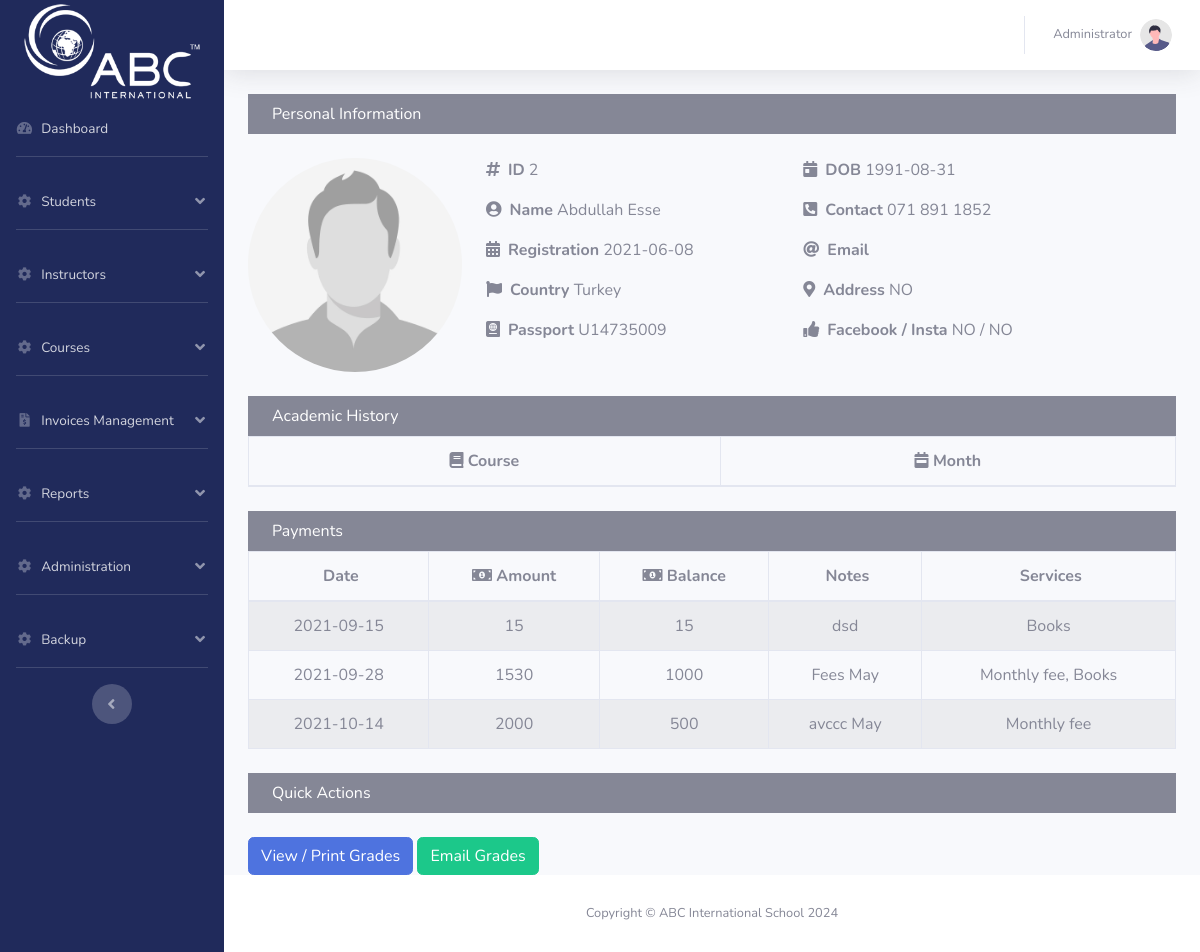
Screenshot of /admin_student_profile_page.php?id=2 with the database file from the repository.
### tables this page shows
CREATE TABLE `master_registration_list` (
  `id` int(255) NOT NULL,
  `student_id` varchar(1000) DEFAULT NULL,
  `student_name` varchar(1000) DEFAULT NULL,
  `registration_date` date DEFAULT NULL,
  `start_date` date NOT NULL,
  `country` varchar(1000) DEFAULT NULL,
  `passport_no` varchar(1000) DEFAULT NULL,
  `dob` date DEFAULT NULL,
  `phone_no` varchar(1000) DEFAULT NULL,
  `email` varchar(1000) DEFAULT NULL,
  `email2` text NOT NULL,
  `registration_invoice_no` varchar(1000) DEFAULT NULL,
  `guardian_contact` varchar(1000) NOT NULL,
  `address_S_A` varchar(1000) NOT NULL,
  `facebook` varchar(1000) NOT NULL,
  `insta` varchar(1000) NOT NULL,
  `pic` varchar(1000) NOT NULL DEFAULT 'default.jpg'
);

CREATE TABLE `payments` (
  `Database_Invoice_No` int(11) NOT NULL,
  `Customer` varchar(100) DEFAULT NULL,
  `email` varchar(100) DEFAULT NULL,
  `Invoice_Date` date DEFAULT NULL,
  `Terms_of_Payment` varchar(100) DEFAULT NULL,
  `eft_date` date DEFAULT NULL,
  `eft_reference` varchar(100) DEFAULT NULL,
  `ABC_Receipt_book` int(11) DEFAULT NULL,
  `ProductService_Description` varchar(100) DEFAULT NULL,
  `Notes` varchar(100) DEFAULT NULL,
  `Amount` int(11) DEFAULT NULL,
  `c_name` varchar(200) NOT NULL,
  `c_email` varchar(200) NOT NULL,
  `Course` varchar(100) DEFAULT NULL,
  `Teacher` varchar(100) DEFAULT NULL,
  `Tranlations_no_of_pages` varchar(100) DEFAULT NULL,
  `mnth` varchar(100) DEFAULT NULL,
  `lang` varchar(100) DEFAULT NULL,
  `userSelection` varchar(100) DEFAULT NULL,
  `Balance` int(11) DEFAULT NULL,
  `date_time` timestamp NOT NULL DEFAULT CURRENT_TIMESTAMP ON UPDATE CURRENT_TIMESTAMP
);

### admin_student_profile_page.php (the view, shortened to what this page needs)
<?php
$id = $pageID = $_GET["id"];
$sql = "SELECT *  FROM master_registration_list WHERE id = $id";
$res = mysqli_query($con, $sql);
$student = mysqli_fetch_array($res);
$student_name = $student["student_name"];
?>
<!DOCTYPE html>
<html lang="en">
<?php
require 'parts/head.php';
?>
<body id="page-top">
    <div id="wrapper">
        <?php require 'parts/side_bar.php'; ?>
        <div id="content-wrapper" class="d-flex flex-column">
            <div id="content">
                <?php require 'parts/top_bar.php'; ?>
                <div class="container-fluid">
                    <div class="my-4 py-2 px-4 bg-secondary text-white">
                        Personal Information
                    </div>
                        <div class="row">
                            <div class="col-md-3">
                                <img src="img/students/<?php echo $student["pic"]; ?>" class="img-fluid rounded-pill" alt="" style="max-height: 220px;">
                            </div>
                            <div class="col-md-4">
                                <p>
                                    <span class="mr-2 fas fa-hashtag"></span><b>ID</b>
                                    <?php echo $student["id"]; ?>
                                </p>
                                <p>
                                    <span class="mr-2 fas fa-user-circle"></span><b>Name</b>
                                    <?php echo $student["student_name"]; ?>
                                </p>
                                <p>
                                    <span class="mr-2 fas fa-calendar-alt"></span><b>Registration</b>
                                    <?php echo $student["registration_date"]; ?>
                                </p>
                                <p>
                                    <span class="mr-2 fas fa-flag"></span><b>Country</b>
                                    <?php echo $student["country"]; ?>
                                </p>
                                <p>
                                    <span class="mr-2 fas fa-passport"></span><b>Passport</b>
                                    <?php echo $student["passport_no"]; ?>
                                </p>
                            </div>
                            <div class="col-md-4">
                                <p>
                                    <span class="mr-2 fas fa-calendar-day"></span><b>DOB</b>
                                    <?php echo $student["dob"]; ?>
                                </p>
                                <p>
                                    <span class="mr-2 fas fa-phone-square-alt"></span><b>Contact</b>
                                    <?php echo $student["phone_no"]; ?>
                                </p>
                                <p>
                                    <span class="mr-2 fas fa-at"></span><b>Email</b>
                                </p>
                                <p>
                                    <span class="mr-2 fas fa-map-marker-alt"></span><b>Address</b>
                                    <?php echo $student["address_S_A"]; ?>
                                </p>
                                <p>
                                    <span class="mr-2 fas fa-thumbs-up"></span><b>Facebook / Insta</b>
                                    <?php echo $student["facebook"].' / '.$student["insta"]; ?>
                                </p>
                            </div>
                        </div>
                    <div class="mt-4 py-2 px-4 bg-secondary text-white">
                        Academic History
                    </div>
                    <table class="table table-striped text-center table-bordered">
                        <thead>
                        <tr>
                            <th scope="col"> <i class="fas fa-book"></i> Course</th>
                            <th scope="col"> <i class="fas fa-calendar-week"></i> Month</th>
                        </tr>
                        </thead>
                    </table>
                    <div class="mt-4 py-2 px-4 bg-secondary text-white">
                        Payments
                    </div>
                    <table class="table table-striped text-center table-bordered">
                        <thead>
                        <tr>
                            <th scope="col"> <i class="fas fa-calender"></i> Date</th>
                            <th scope="col"> <i class="fas fa-money-bill-alt"></i> Amount</th>
                            <th scope="col"> <i class="fas fa-money-bill-alt"></i> Balance</th>
                            <th scope="col"> <i class="fas fa-money-bill-list"></i> Notes</th>
                            <th scope="col"> <i class="fas fa-money-bill-list"></i> Services</th>
                        </tr>
                        </thead>
                        <tbody>
                        <?php
                            $sql = "SELECT * FROM payments WHERE Customer='$student_name'";
                            $res = mysqli_query($con, $sql);
                            if(mysqli_num_rows($res)){
                                while($row=mysqli_fetch_array($res)){
                                    ?>
                                    <tr>
                                        <td><?php echo $row["Invoice_Date"]; ?></td>
                                        <td><?php echo $row["Amount"]; ?></td>
                                        <td><?php echo $row["Balance"]; ?></td>
                                        <td><?php echo $row["ProductService_Description"].' '.$row["Notes"].' '.$row["mnth"]; ?></td>
                                        <td><?php echo str_replace("|",", ",$row["userSelection"]); ?></td>
                                    </tr>
                        <?php
                                }
                            }
                        ?>
                        </tbody>
                    </table>
                    <div class="my-4 py-2 px-4 bg-secondary text-white">
                        Quick Actions
                    </div>
                    <button  class="btn btn-primary" data-toggle="modal" data-target="#ViewGrades">
                        View / Print Grades
                    </button>
                    <button  class="btn btn-success" data-toggle="modal" data-target="#EmailGrade">
                        Email Grades
                    </button>
                </div>
            </div>
            <?php require 'parts/footer.php'; ?>
        </div>
    </div>
</body>
</html>

### parts/head.php (shortened to what this page needs)
<head>
    <link href="vendor/fontawesome-free/css/all.min.css" rel="stylesheet" type="text/css">
    <link href="css/custom.css?v=<?php echo rand(); ?>" rel="stylesheet" type="text/css">
    <link href="css/sb-admin-2.min.css?v=<?php echo rand(); ?>" rel="stylesheet">
</head>

### parts/side_bar.php (shortened to what this page needs)
<ul class="navbar-nav bg-gradient-primary sidebar sidebar-dark accordion" id="accordionSidebar">
    <a class="sidebar-brand d-flex align-items-center justify-content-center" href="admin_dashboard.php" style="height: 100px;">
        <img src="img/logo.png" alt="" style="width: 100%">
    </a>
    <li class="nav-item">
        <a class="nav-link" href="admin_dashboard.php">
            <i class="fas fa-fw fa-tachometer-alt"></i>
            <span>Dashboard</span></a>
    </li>
    <hr class="sidebar-divider">
    <li class="nav-item">
        <a class="nav-link" href="#" data-toggle="collapse" data-target="#collapse1" aria-expanded="true"
           aria-controls="collapse1">
            <i class="fas fa-fw fa-cog"></i>
            <span>Students</span>
        </a>
    </li>
    <hr class="sidebar-divider">
    <li class="nav-item">
        <a class="nav-link" href="#" data-toggle="collapse" data-target="#collapseTwo" aria-expanded="true"
           aria-controls="collapseTwo">
            <i class="fas fa-fw fa-cog"></i>
            <span>Instructors</span>
        </a>
    </li>
    <hr class="sidebar-divider">
    <li class="nav-item">
        <a class="nav-link" href="#" data-toggle="collapse" data-target="#collapse3" aria-expanded="true"
           aria-controls="collapse3">
            <i class="fas fa-fw fa-cog"></i>
            <span>Courses</span>
        </a>
    </li>
    <hr class="sidebar-divider">
    <li class="nav-item">
        <a class="nav-link" href="#" data-toggle="collapse" data-target="#invoices-tab" aria-expanded="true"
           aria-controls="invoices-tab">
            <i class="fas fa-fw fa-file-invoice-dollar"></i>
            <span>Invoices Management</span>
        </a>
    </li>
    <hr class="sidebar-divider">
    <li class="nav-item">
        <a class="nav-link" href="#" data-toggle="collapse" data-target="#collapse4" aria-expanded="true"
           aria-controls="collapse4">
            <i class="fas fa-fw fa-cog"></i>
            <span>Reports</span>
        </a>
    </li>
    <hr class="sidebar-divider">
    <li class="nav-item">
        <a class="nav-link" href="#" data-toggle="collapse" data-target="#collapse5" aria-expanded="true"
           aria-controls="collapse5">
            <i class="fas fa-fw fa-cog"></i>
            <span>Administration</span>
        </a>
    </li>
    <hr class="sidebar-divider">
    <li class="nav-item">
        <a class="nav-link" href="#" data-toggle="collapse" data-target="#collapse6" aria-expanded="true"
           aria-controls="collapse5">
            <i class="fas fa-fw fa-cog"></i>
            <span>Backup</span>
        </a>
    </li>
    <hr class="sidebar-divider d-none d-md-block">
    <div class="text-center d-none d-md-inline">
        <button class="rounded-circle border-0" id="sidebarToggle"></button>
    </div>
</ul>

### parts/top_bar.php (shortened to what this page needs)
<nav class="navbar navbar-expand navbar-light bg-white topbar mb-4 static-top shadow">
    <ul class="navbar-nav ml-auto">
        <li class="nav-item dropdown no-arrow">
            <a class="nav-link dropdown-toggle" href="#" id="userDropdown" role="button"
               data-toggle="dropdown" aria-haspopup="true" aria-expanded="false">
                <span class="mr-2 d-none d-lg-inline text-gray-600 small">Administrator</span>
                <img class="img-profile rounded-circle"
                     src="img/undraw_profile.svg">
            </a>
        </li>
    </ul>
</nav>

### parts/footer.php (shortened to what this page needs)
<footer class="sticky-footer bg-white">
    <div class="container my-auto">
        <div class="copyright text-center my-auto">
            <span>Copyright &copy; ABC International School 2024</span>
        </div>
    </div>
</footer>

### rows the page displays
master_registration_list: pic (placeholder picture), id "2", student_name "Abdullah Esse", registration_date "2021-06-08", country "Turkey", passport_no "U14735009", dob "1991-08-31", phone_no "071 891 1852", address_S_A "NO", facebook "NO", insta "NO"
payments: Invoice_Date "2021-09-15", Amount "15", Balance "15", ProductService_Description "dsd", userSelection "Books"
payments: Invoice_Date "2021-09-28", Amount "1530", Balance "1000", ProductService_Description "Fees", mnth "May", userSelection "Monthly fee, Books"
payments: Invoice_Date "2021-10-14", Amount "2000", Balance "500", ProductService_Description "avccc", mnth "May", userSelection "Monthly fee"
